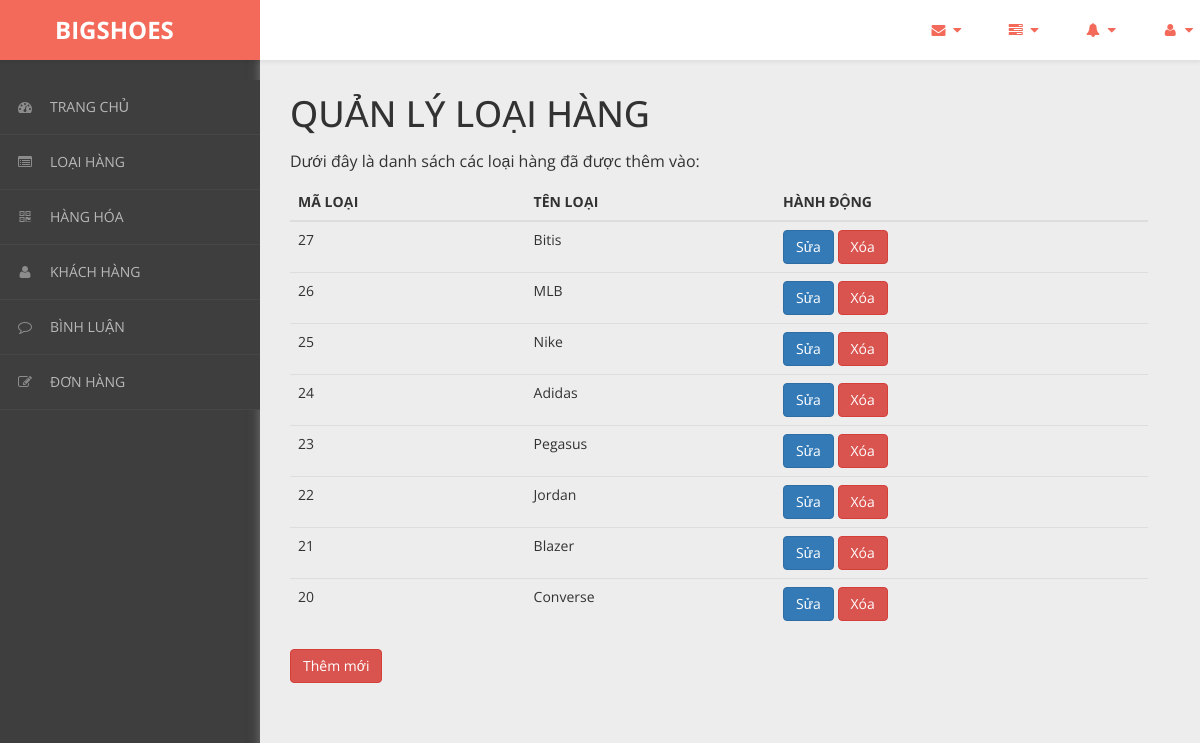
Screenshot of /admin/content/loai-hang/loai-hang-list.php with the database file from the repository.
### tables this page shows
CREATE TABLE `loai_hang` (
  `ma_loai` int(11) NOT NULL,
  `ten_loai` varchar(50) NOT NULL
);

### admin/dao/pdo.php (called while the page is built, shortened)
<?php
    function pdo_get_connection(){
        $pdo = new PDO("mysql:host=localhost;dbname=bigshoes",'bigshoes','admin123');
        $pdo->setAttribute(PDO::ATTR_ERRMODE, PDO::ERRMODE_EXCEPTION);
        return $pdo;
    }
    function pdo_query($sql){
        $sql_args = array_slice(func_get_args(),1);
        try{
            $conn = pdo_get_connection();
            $stmt = $conn ->prepare($sql);
            $stmt -> execute($sql_args);
            $rows = $stmt -> fetchAll();
            return $rows;
        }catch(PDOException $e){
            throw $e;
        }finally{
            unset($conn);
        }
    }
    ?>

### admin/dao/loai-hang.php (called while the page is built, shortened)
<?php
    require_once ('pdo.php');
    function loai_hang_select_all(){
        $sql = "SELECT * FROM loai_hang ORDER BY ma_loai DESC";
        return pdo_query($sql);
    }
?>

### admin/content/loai-hang/loai-hang-list.php (the view, shortened to what this page needs)
<!DOCTYPE html>
<html xmlns="http://www.w3.org/1999/xhtml">
<head>
    <link href="../../../css/admin/css/bootstrap.css" rel="stylesheet" />
    <link href="../../../css/admin/css/font-awesome.css" rel="stylesheet" />
    <link href="../../../css/admin/css/custom-styles.css" rel="stylesheet" />
</head>
<body>
    <div id="wrapper">
        <nav class="navbar navbar-default top-navbar" role="navigation">
            <div class="navbar-header">
                <a class="navbar-brand" href="../../../../bigshoes/trang-chinh/"><strong style = "margin-left: 40px;">BIGSHOES</strong></a>
            </div>
            <ul class="nav navbar-top-links navbar-right">
                <li class="dropdown">
                    <a class="dropdown-toggle" data-toggle="dropdown" href="#" aria-expanded="false">
                        <i class="fa fa-envelope fa-fw"></i> <i class="fa fa-caret-down"></i>
                    </a>
                </li>
                <li class="dropdown">
                    <a class="dropdown-toggle" data-toggle="dropdown" href="#" aria-expanded="false">
                        <i class="fa fa-tasks fa-fw"></i> <i class="fa fa-caret-down"></i>
                    </a>
                </li>
                <li class="dropdown">
                    <a class="dropdown-toggle" data-toggle="dropdown" href="#" aria-expanded="false">
                        <i class="fa fa-bell fa-fw"></i> <i class="fa fa-caret-down"></i>
                    </a>
                </li>
                <li class="dropdown">
                    <a class="dropdown-toggle" data-toggle="dropdown" href="#" aria-expanded="false">
                        <i class="fa fa-user fa-fw"></i> <i class="fa fa-caret-down"></i>
                    </a>
                </li>
            </ul>
        </nav>
        <nav class="navbar-default navbar-side" role="navigation">
            <div class="sidebar-collapse">
                <ul class="nav" id="main-menu">
                <li>
                        <a href="../thong-ke/thong-ke-list.php"><i class="fa fa-dashboard"></i>TRANG CHỦ</a>
                    </li>
                    <li>
                        <a href="../loai-hang/loai-hang-list.php"><i class="fa fa-list-alt" aria-hidden="true"></i>LOẠI HÀNG</a>
                    </li>
                    <li>
                        <a href="../hang-hoa/hang-hoa-list.php"><i class="fa fa-qrcode"></i>HÀNG HÓA</a>
                    </li>
                    <li>
                        <a href="../khach-hang/khach-hang-list.php"><i class="fa fa-user"></i>KHÁCH HÀNG</a>
                    </li>
                    <li>
                        <a href="../binh-luan/binh-luan-list.php"><i class="fa fa-comment-o" aria-hidden="true"></i>BÌNH LUẬN</a>
                    </li>
                    <li>
                        <a href="../hoa-don/hoa-don-list.php"><i class="fa fa-edit"></i>ĐƠN HÀNG</a>
                    </li>
                </ul>
            </div>
        </nav>
        <div id="page-wrapper">
		  <div class="header">
                        <div class="page-header">
                            <h1>QUẢN LÝ LOẠI HÀNG</h1>
                            <p>Dưới đây là danh sách các loại hàng đã được thêm vào:</p>
                            <?php
                                require_once ('../../dao/loai-hang.php');
                                $items = loai_hang_select_all();
                            ?>
                            <table class="table table-hover">
                                <thead>
                                  <tr>
                                    <th>MÃ LOẠI</th>
                                    <th>TÊN LOẠI</th>
                                    <th>HÀNH ĐỘNG</th>
                                  </tr>
                                </thead>
                                <tbody>
                                <?php foreach($items as $item){
                                     extract($item);
                                    ?>
                                  <tr>
                                    <td><?=$ma_loai?></td>
                                    <td><?=$ten_loai?></td>
                                    <td>
                                        <a href="loai-hang-update.php?ma_loai=<?=$ma_loai?>"><button class="btn btn-primary">Sửa</button></a>
                                        <a onclick = "return confirm('Bạn có chắc chắn muốn xóa ?')" href="loai-hang-delete.php?ma_loai=<?=$ma_loai?>"><button class="btn btn-danger">Xóa</button></a>
                                    </td>
                                  </tr>
                                <?php } ?>
                                </tbody>
                              </table>
                            <a href="../../content/loai-hang/loai-hang-new.php"><button class="btn btn-danger">Thêm mới</button></a>
                        </div>
		</div>
            </div>
        </div>
</body>
</html>

### css/admin/css/custom-styles.css (style rules this page uses)
body { font-family: 'Open Sans', sans-serif; background: #3E3E3E; }
#wrapper { width: 100%; }
#page-wrapper { padding: 15px 15px; min-height: 600px; background: #EDEDED; }
h1, .h1, h2, .h2, h3, .h3 { margin-top: 7px; margin-bottom: -5px; }
p { font-size:16px; line-height:25px; padding-top:20px; }
.navbar-side { z-index: 0; }
.navbar-side .nav > li > a > i { color: #8C8C8C;padding: 8px;width: 30px;text-align: center; }
.top-navbar { position: fixed; width: 100%; z-index: 300; -webkit-box-shadow: 0 3px 3px rgba(0, 0, 0, 0.05); -moz-box-shadow: 0 3px 3px rgba(0, 0, 0, 0.05); box-shadow: 0 3px 3px rgba(0, 0, 0, 0.05); }
.navbar-side { z-index: 1; position: fixed; width: 260px; top: 80px; }
#page-wrapper { position: relative; top: 55px; box-shadow: 0 0 10px #757575; -moz-box-shadow: 0 0 10px #757575; -webkit-box-shadow: 0 0 10px #757575; }
.page-header { margin: 0;border-bottom: 1px solid transparent;text-align: left;background-color: rgb(237, 237, 237);padding: 32px 22px 32px 0;color: #323232; }
.header { margin: 0 30px; }
.top-navbar { margin:0px; }
.top-navbar .navbar-brand { color: #fff;width: 260px;text-align: left;height: 60px;font-size: 24px;font-weight: 700;line-height: 30px;background: #F36A5A; }
.top-navbar .nav > li { position: relative; display: inline-block; margin: 0px; padding: 0px; }
.top-navbar .nav > li > a { position: relative; display: block; padding: 20px;color: #FFFFFF; margin: 0px; }
.sidebar-collapse , .sidebar-collapse .nav { background:none; }
.sidebar-collapse .nav { padding:0; }
.sidebar-collapse .nav > li > a { color: #B8B8B8; background:transparent; text-shadow:none; font-size: 14px; }
.sidebar-collapse > .nav > li > a { padding: 12px 10px; }
.sidebar-collapse > .nav > li { border-bottom: 1px solid rgba(107, 108, 109, 0.19); }
.navbar-side { border:none; background: #3E3E3E; }
.top-navbar { background: #FFFFFF; border-bottom:none; }
.top-navbar .nav > li > a > i { margin-right: 2px; }
.navbar-default { border:0px solid black; }
.navbar-header { background: transparent; }
.nav > li > a > i { margin-right:10px; color: rgb(243, 106, 90); }
@media (min-width:768px) { #page-wrapper { margin: 0 0 0 260px; padding: 0; min-height: 1200px; } }
@media (min-width:768px) { .navbar-side { width: 260px; z-index: 1; } }
@media (min-width:768px) { .navbar { border-radius: 0px; } }

### rows the page displays
loai_hang: ma_loai "27", ten_loai "Bitis"
loai_hang: ma_loai "26", ten_loai "MLB"
loai_hang: ma_loai "25", ten_loai "Nike"
loai_hang: ma_loai "24", ten_loai "Adidas"
loai_hang: ma_loai "23", ten_loai "Pegasus"
loai_hang: ma_loai "22", ten_loai "Jordan"
loai_hang: ma_loai "21", ten_loai "Blazer"
loai_hang: ma_loai "20", ten_loai "Converse"
